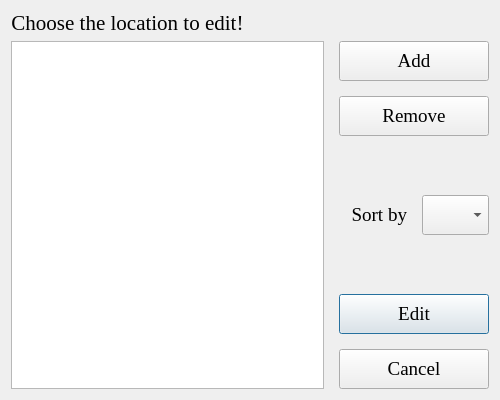
<?xml version="1.0" encoding="UTF-8"?>
<ui version="4.0">
 <class>ChangeLocation</class>
 <widget class="QDialog" name="ChangeLocation">
  <property name="windowModality">
   <enum>Qt::WindowModal</enum>
  </property>
  <property name="geometry">
   <rect>
    <x>0</x>
    <y>0</y>
    <width>500</width>
    <height>400</height>
   </rect>
  </property>
  <property name="windowTitle">
   <string>Dialog</string>
  </property>
  <layout class="QVBoxLayout" name="verticalLayout_4">
   <item>
    <layout class="QHBoxLayout" name="horizontalLayout_2">
     <item>
      <widget class="QLabel" name="label">
       <property name="font">
        <font>
         <family>Times New Roman</family>
         <pointsize>16</pointsize>
        </font>
       </property>
       <property name="text">
        <string>Choose the location to edit!</string>
       </property>
       <property name="alignment">
        <set>Qt::AlignCenter</set>
       </property>
      </widget>
     </item>
     <item>
      <spacer name="horizontalSpacer">
       <property name="orientation">
        <enum>Qt::Horizontal</enum>
       </property>
       <property name="sizeHint" stdset="0">
        <size>
         <width>40</width>
         <height>20</height>
        </size>
       </property>
      </spacer>
     </item>
    </layout>
   </item>
   <item>
    <layout class="QHBoxLayout" name="horizontalLayout_3">
     <property name="spacing">
      <number>15</number>
     </property>
     <item>
      <widget class="QTableView" name="tableView">
       <property name="minimumSize">
        <size>
         <width>250</width>
         <height>0</height>
        </size>
       </property>
       <property name="font">
        <font>
         <family>Times New Roman</family>
         <pointsize>18</pointsize>
        </font>
       </property>
       <property name="editTriggers">
        <set>QAbstractItemView::NoEditTriggers</set>
       </property>
       <property name="selectionMode">
        <enum>QAbstractItemView::SingleSelection</enum>
       </property>
       <property name="selectionBehavior">
        <enum>QAbstractItemView::SelectItems</enum>
       </property>
       <property name="verticalScrollMode">
        <enum>QAbstractItemView::ScrollPerPixel</enum>
       </property>
       <property name="horizontalScrollMode">
        <enum>QAbstractItemView::ScrollPerPixel</enum>
       </property>
       <property name="sortingEnabled">
        <bool>true</bool>
       </property>
       <attribute name="horizontalHeaderStretchLastSection">
        <bool>true</bool>
       </attribute>
      </widget>
     </item>
     <item>
      <layout class="QVBoxLayout" name="verticalLayout_3">
       <item>
        <layout class="QVBoxLayout" name="verticalLayout">
         <item>
          <widget class="QPushButton" name="addButton">
           <property name="minimumSize">
            <size>
             <width>150</width>
             <height>40</height>
            </size>
           </property>
           <property name="font">
            <font>
             <family>Times New Roman</family>
             <pointsize>14</pointsize>
            </font>
           </property>
           <property name="text">
            <string>Add</string>
           </property>
           <property name="autoDefault">
            <bool>false</bool>
           </property>
          </widget>
         </item>
         <item>
          <widget class="QPushButton" name="removeButton">
           <property name="minimumSize">
            <size>
             <width>150</width>
             <height>40</height>
            </size>
           </property>
           <property name="font">
            <font>
             <family>Times New Roman</family>
             <pointsize>14</pointsize>
            </font>
           </property>
           <property name="text">
            <string>Remove</string>
           </property>
           <property name="autoDefault">
            <bool>false</bool>
           </property>
          </widget>
         </item>
        </layout>
       </item>
       <item>
        <spacer name="verticalSpacer">
         <property name="orientation">
          <enum>Qt::Vertical</enum>
         </property>
         <property name="sizeType">
          <enum>QSizePolicy::Expanding</enum>
         </property>
         <property name="sizeHint" stdset="0">
          <size>
           <width>20</width>
           <height>40</height>
          </size>
         </property>
        </spacer>
       </item>
       <item>
        <layout class="QHBoxLayout" name="horizontalLayout">
         <item>
          <widget class="QLabel" name="sort_lbl">
           <property name="font">
            <font>
             <family>Times New Roman</family>
             <pointsize>14</pointsize>
            </font>
           </property>
           <property name="text">
            <string>Sort by</string>
           </property>
           <property name="alignment">
            <set>Qt::AlignRight|Qt::AlignTrailing|Qt::AlignVCenter</set>
           </property>
          </widget>
         </item>
         <item>
          <widget class="QComboBox" name="sort_cb">
           <property name="minimumSize">
            <size>
             <width>0</width>
             <height>40</height>
            </size>
           </property>
           <property name="font">
            <font>
             <family>Times New Roman</family>
             <pointsize>14</pointsize>
            </font>
           </property>
           <item>
            <property name="text">
             <string/>
            </property>
           </item>
           <item>
            <property name="text">
             <string>Asc</string>
            </property>
           </item>
           <item>
            <property name="text">
             <string>Desc</string>
            </property>
           </item>
          </widget>
         </item>
        </layout>
       </item>
       <item>
        <spacer name="verticalSpacer_2">
         <property name="orientation">
          <enum>Qt::Vertical</enum>
         </property>
         <property name="sizeType">
          <enum>QSizePolicy::Expanding</enum>
         </property>
         <property name="sizeHint" stdset="0">
          <size>
           <width>20</width>
           <height>40</height>
          </size>
         </property>
        </spacer>
       </item>
       <item>
        <layout class="QVBoxLayout" name="verticalLayout_2">
         <item>
          <widget class="QPushButton" name="editbutton">
           <property name="minimumSize">
            <size>
             <width>150</width>
             <height>40</height>
            </size>
           </property>
           <property name="font">
            <font>
             <family>Times New Roman</family>
             <pointsize>14</pointsize>
            </font>
           </property>
           <property name="text">
            <string>Edit</string>
           </property>
           <property name="default">
            <bool>true</bool>
           </property>
          </widget>
         </item>
         <item>
          <widget class="QPushButton" name="cancelButton">
           <property name="minimumSize">
            <size>
             <width>150</width>
             <height>40</height>
            </size>
           </property>
           <property name="font">
            <font>
             <family>Times New Roman</family>
             <pointsize>14</pointsize>
            </font>
           </property>
           <property name="text">
            <string>Cancel</string>
           </property>
           <property name="autoDefault">
            <bool>false</bool>
           </property>
          </widget>
         </item>
        </layout>
       </item>
      </layout>
     </item>
    </layout>
   </item>
  </layout>
 </widget>
 <resources/>
 <connections/>
</ui>
